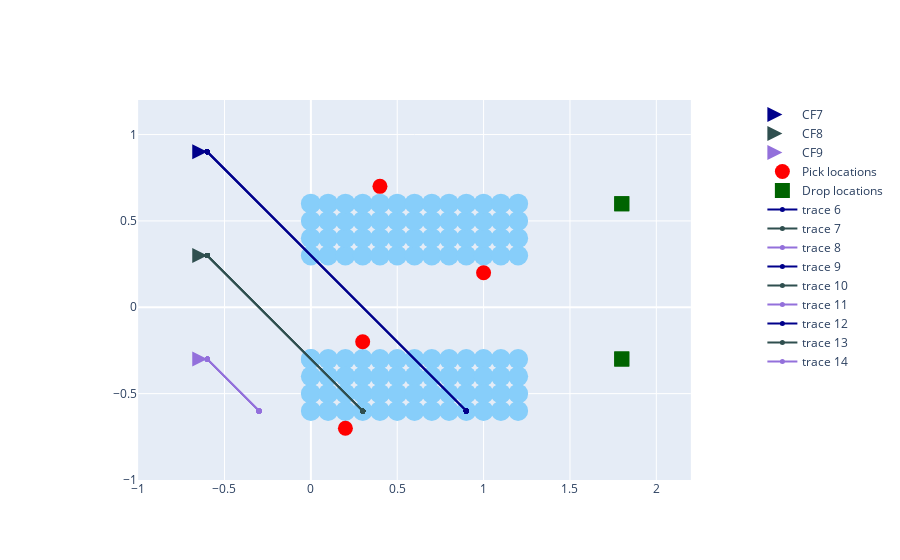
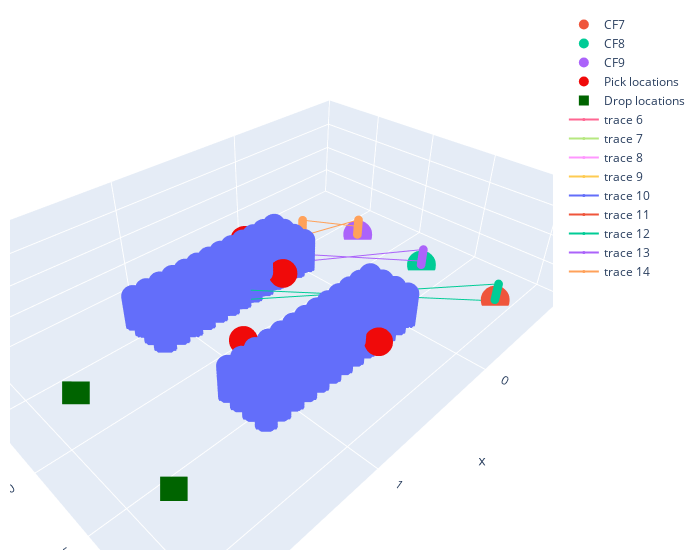

Here is the notebook cell these charts were saved with, in order:
### Markdown cell above
##### 5.B. Run main loop

### Code cell
time_lapse = 0
flight_duration = 3

# initialize and take off all agents
for agent in agent_list.values():
    agent.initialize_agent()

time.sleep(3)

# while True:
while time_lapse < flight_duration: #secs
    step = 0
    for agent in agent_list.values():
        trajectory=agent.get_trajectory()
        agent.control_method = agent_nav(agent,trajectory[step])
        
        # print out current position of each agent
        x, y, z = agent.get_pos().x, agent.get_pos().y, agent.get_pos().z
        print(f'Agent [{agent._id}]: t = {time_lapse} -> [x, y, z] = [{x:0.3f}, {y:0.3f}, {z:0.3f}]')
        
    print('------------------------------------')    
    step += 1
    # keep track of time lapsed
    time_lapse += time_delta

    time.sleep(time_delta) 

# land all agents
for agent in agent_list.values():
    agent.land()

# plot the agent trajectory
sim.update_plot()
